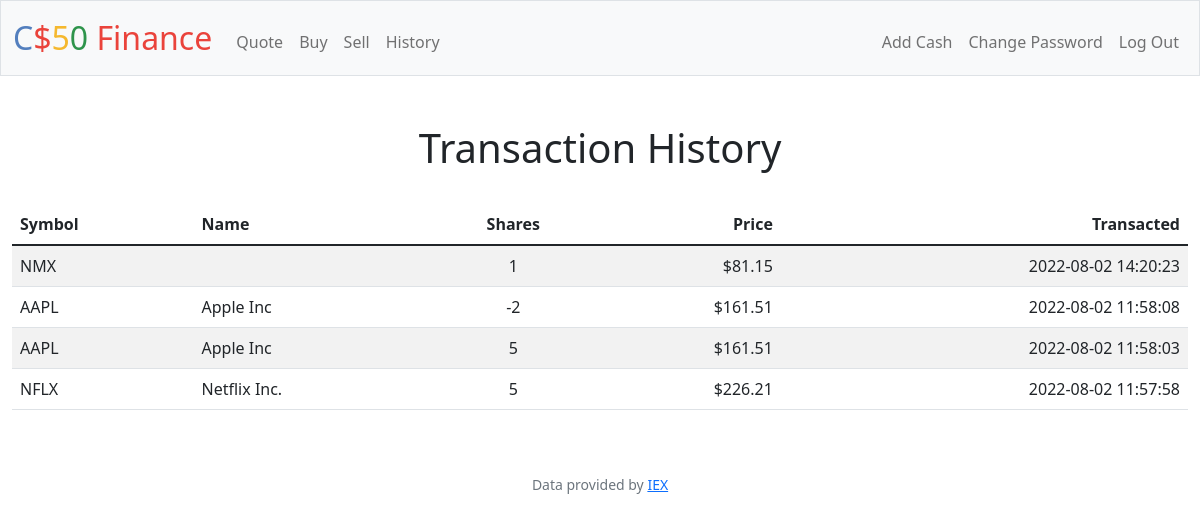
Page /history (signed in) on the committed database.
### tables this page shows
CREATE TABLE 'transac' ('id' INTEGER PRIMARY KEY AUTOINCREMENT NOT NULL, 'user_id' INTEGER, 'symbol' TEXT, 'shares' INTEGER,'price' NUMERIC, 'date' DATETIME, 'name' TEXT,'total' INTEGER);

### app.py (the view)
@app.route("/history")
@login_required
def history():
    user_id = session["user_id"]
    tracsac_data = db.execute("SELECT * FROM transac WHERE user_id = ? ORDER BY date DESC", user_id)
    return render_template("history.html", data=tracsac_data, usd=usd)

### app.py (called while the page is built)
@app.after_request
def after_request(response):
    response.headers["Cache-Control"] = "no-cache, no-store, must-revalidate"
    response.headers["Expires"] = 0
    response.headers["Pragma"] = "no-cache"
    return response

### helpers.py (called while the page is built)
def login_required(f):
    @wraps(f)
    def decorated_function(*args, **kwargs):
        if session.get("user_id") is None:
            return redirect("/login")
        return f(*args, **kwargs)
    return decorated_function

def usd(value):
    return f"${value:,.2f}"

### templates/history.html (shortened to what this page needs)
{% extends "layout.html" %}
{% block main %}
<h1>Transaction History</h1><br>
    <table class="table table-striped">
        <thead>
            <tr>
                <th class="text-start">Symbol</th>
                <th class="text-start">Name</th>
                <th class="text-mid">Shares</th>
                <th class="text-end">Price</th>
                <th class="text-end">Transacted</th>
            </tr>
        </thead>
        <tbody>
            {% for row in data %}
            <tr>
                <td class="text-start">{{ row["symbol"] }}</td>
                <td class="text-start">{{ row["name"] }}</td>
                <td class="text-mid">{{ row["shares"] }}</td>
                <td class="text-end">{{ usd(row["price"]) }}</td>
                <td class="text-end">{{  row["date"]  }}</td>
            </tr>
            {% endfor %}
    </table>
{% endblock %}

### templates/layout.html (shortened to what this page needs)
<!DOCTYPE html>
<html lang="en">
    <head>
        <link href="https://cdn.jsdelivr.net/npm/bootstrap@5.1.3/dist/css/bootstrap.min.css" rel="stylesheet">
        <link href="/static/styles.css" rel="stylesheet">
    </head>
    <body>
        <nav class="bg-light border navbar navbar-expand-md navbar-light">
            <div class="container-fluid">
                <a class="navbar-brand" href="/"><span class="blue">C</span><span class="red">$</span><span class="yellow">5</span><span class="green">0</span> <span class="red">Finance</span></a>
                <div class="collapse navbar-collapse" id="navbar">
                    {% if session["user_id"] %}
                        <ul class="navbar-nav me-auto mt-2">
                            <li class="nav-item"><a class="nav-link" href="/quote">Quote</a></li>
                            <li class="nav-item"><a class="nav-link" href="/buy">Buy</a></li>
                            <li class="nav-item"><a class="nav-link" href="/sell">Sell</a></li>
                            <li class="nav-item"><a class="nav-link" href="/history">History</a></li>
                        </ul>
                        <ul class="navbar-nav ms-auto mt-2">
                            <li class="nav-item"><a class="nav-link" href="/addcash">Add Cash</a></li>
                            <li class="nav-item"><a class="nav-link" href="/password">Change Password</a></li>
                            <li class="nav-item"><a class="nav-link" href="/logout">Log Out</a></li>
                        </ul>
                    {% else %}
                        <ul class="navbar-nav ms-auto mt-2">
                            <li class="nav-item"><a class="nav-link" href="/register">Register</a></li>
                            <li class="nav-item"><a class="nav-link" href="/login">Log In</a></li>
                        </ul>
                    {% endif %}
                </div>
            </div>
        </nav>
        <main class="container-fluid py-5 text-center">
            {% block main %}{% endblock %}
        </main>
        <footer class="mb-5 small text-center text-muted">
            Data provided by <a href="https://iexcloud.io/">IEX</a>
        </footer>
    </body>
</html>

### static/styles.css (style rules this page uses)
nav .navbar-brand { font-size: xx-large; }
nav .navbar-brand .blue { color: #537fbe; }
nav .navbar-brand .red { color: #ea433b; }
nav .navbar-brand .yellow { color: #f5b82e; }
nav .navbar-brand .green { color: #2e944b; }

### rows in the picture
transac: symbol "NMX", shares "1", price "$81.15", date "2022-08-02 14:20:23"
transac: symbol "AAPL", name "Apple Inc", shares "-2", price "$161.51", date "2022-08-02 11:58:08"
transac: symbol "AAPL", name "Apple Inc", shares "5", price "$161.51", date "2022-08-02 11:58:03"
transac: symbol "NFLX", name "Netflix Inc.", shares "5", price "$226.21", date "2022-08-02 11:57:58"
